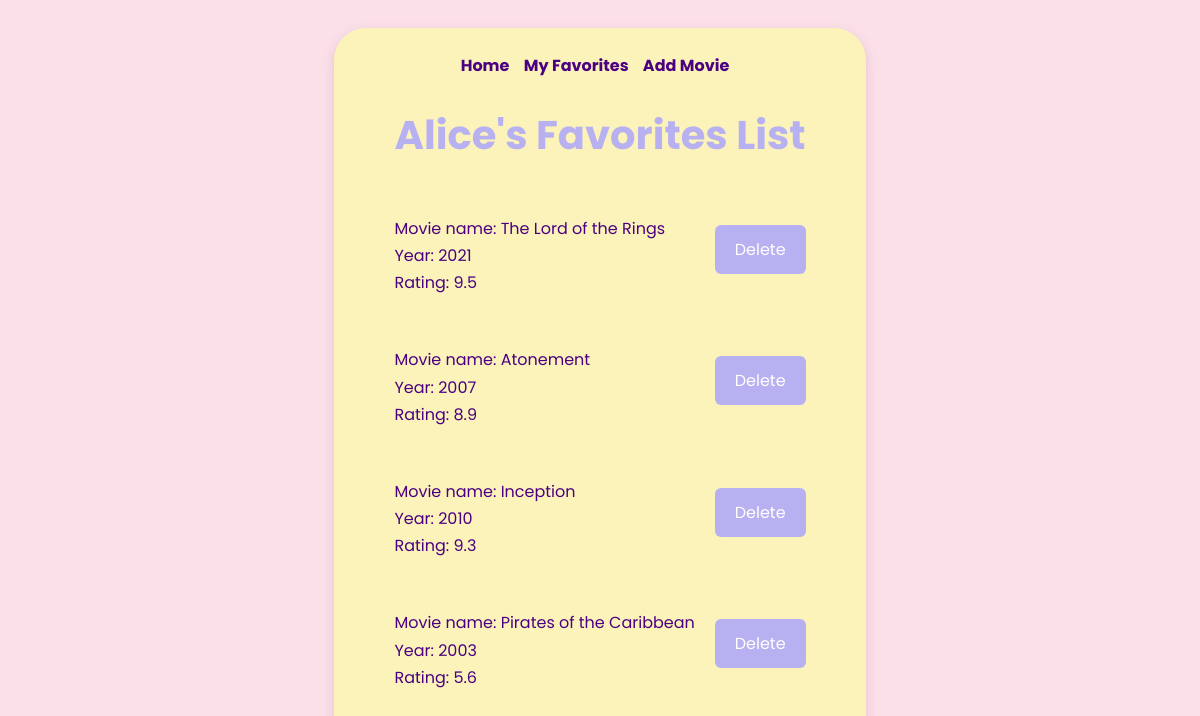
Page /users/1 on the committed database.
### datamanager/data_models.py (models this page shows, shortened)
class User(db.Model):
    __tablename__ = "users"
    id = Column(Integer, primary_key=True, autoincrement=True)
    name = Column(String)
    birthday = Column(Date)
    def __str__(self):
        return f"Name: {self.name}, id: {self.id}, birthday: {self.birthday}"

class Movie(db.Model):
    __tablename__ = "movies"
    id = Column(Integer, primary_key=True, autoincrement=True)
    name = Column(String)
    director = Column(String)
    year = Column(Integer)
    rating = Column (Float)

### app.py (the view)
@app.route('/users/<user_id>')
def list_user_movies(user_id):
    user = data_models.User.query.get(user_id)
    user_movies = data_manager.get_user_movies(user_id)
    return render_template('user_movies.html', user_movies=user_movies, user=user)

### datamanager/sqlite_data_manager.py (called while the page is built)
    def get_user_movies(self, user_id):
        user_movie_instances = self.models.UserMovie.query.filter_by(user_id=user_id).all()
        movie_ids = [instance.movie_id for instance in user_movie_instances]
        all_movies = self.models.Movie.query.all()
        user_movies = [movie for movie in all_movies if movie.id in movie_ids]
        return user_movies

### templates/user_movies.html (shortened to what this page needs)
<!DOCTYPE html>
<html lang="en">
<head>
    <link rel="stylesheet" href="/static/styles.css">
</head>
<body>
<main>
    <nav>
        <a class="nav_element" href="/">Home</a>
        <a class="nav_element" href="/users/{{ user.id }}">My Favorites</a>
        <a class="nav_element" href="/users/{{ user.id }}/add_movie">Add Movie</a>
    </nav>
    <h1>{{ user.name }}'s Favorites List</h1>
    <div>
        <ul>
            {% for movie in user_movies %}
            <li>
                <div>
                    Movie name: {{ movie.name }} <br>
                    Year: {{ movie.year }} <br>
                    Rating: {{ movie.rating }} <br>
                </div>
                <div>
                    <form method="POST"
                          action="{{ url_for('delete_movie_from_favs', user_id=user.id, movie_id=movie.id) }}">
                        <button type="submit">Delete</button>
                    </form>
                </div>
            </li>
            {% endfor %}
        </ul>
    </div>
</main>
</body>
</html>

### static/styles.css (style rules this page uses)
body { background-color: #FBE0E9; font-family: 'Poppins', sans-serif; color: #4B0082; display: flex; justify-content: center; }
main { background-color: #FBF3B9; border-radius: 2rem; padding: 25px 60px; margin: 20px; box-shadow: 0 4px 12px rgba(200, 150, 160, 0.4); }
nav { text-align: center; margin-bottom: 10px; }
.nav_element { text-decoration: none; font-weight: bold; color: #4B0082; margin: 0 10px 0 0; }
h1 { font-family: 'Poppins', sans-serif; font-weight: bold; font-size: 2.5em; color: #B7B1F2; text-align: center; margin-bottom: 50px; }
ul { padding: 0; list-style-type: none; }
li { margin-bottom: 20px; color: #4B0082; line-height: 1.7; }
form { margin-top: 10px; text-align: center; }
#update-button, form button { text-decoration: none; padding: 12px 20px; background-color: #B7B1F2; color: white; border: none; border-radius: 6px; cursor: pointer; font-size: 1em; font-family: 'Poppins', sans-serif; }
li { display: flex; justify-content: space-between; margin-bottom: 50px; }

### rows in the picture
User: name "Alice"
Movie: name "The Lord of the Rings", year "2021", rating "9.5"
Movie: name "Atonement", year "2007", rating "8.9"
Movie: name "Inception", year "2010", rating "9.3"
Movie: name "Pirates of the Caribbean", year "2003", rating "5.6"
